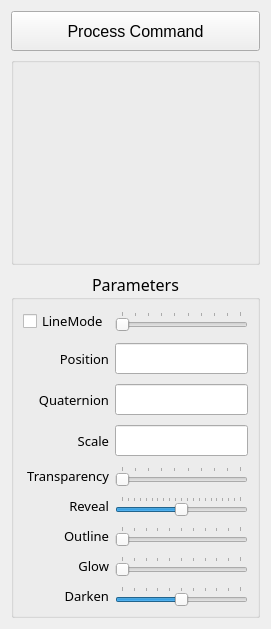
<?xml version="1.0" encoding="UTF-8"?>
<ui version="4.0">
 <class>MeshInfoWidget</class>
 <widget class="QWidget" name="MeshInfoWidget">
  <property name="geometry">
   <rect>
    <x>0</x>
    <y>0</y>
    <width>271</width>
    <height>629</height>
   </rect>
  </property>
  <property name="font">
   <font>
    <family>MS Reference Sans Serif</family>
    <pointsize>12</pointsize>
   </font>
  </property>
  <property name="windowTitle">
   <string>Mesh Information</string>
  </property>
  <layout class="QVBoxLayout" name="verticalLayout">
   <item>
    <layout class="QHBoxLayout" name="horizontalLayout">
     <item>
      <widget class="QPushButton" name="Command">
       <property name="minimumSize">
        <size>
         <width>0</width>
         <height>40</height>
        </size>
       </property>
       <property name="font">
        <font>
         <family>Microsoft Sans Serif</family>
         <pointsize>12</pointsize>
         <weight>50</weight>
         <bold>false</bold>
        </font>
       </property>
       <property name="toolTip">
        <string>&lt;html&gt;&lt;head/&gt;&lt;body&gt;&lt;p&gt;&lt;span style=&quot; font-size:10pt;&quot;&gt;Opens Command Dialog&lt;/span&gt;&lt;/p&gt;&lt;p&gt;&lt;span style=&quot; font-size:10pt;&quot;&gt;When no surface mesh is selcted, the command dialog allows for commands that are applied to all the surface meshes.&lt;/span&gt;&lt;/p&gt;&lt;p&gt;&lt;span style=&quot; font-size:10pt;&quot;&gt;When a surface mesh is selected, the command dialog allows for commands the are applied to the selected mesh.&lt;/span&gt;&lt;/p&gt;&lt;/body&gt;&lt;/html&gt;</string>
       </property>
       <property name="whatsThis">
        <string/>
       </property>
       <property name="text">
        <string>Process Command</string>
       </property>
      </widget>
     </item>
    </layout>
   </item>
   <item>
    <widget class="QGroupBox" name="MeshList">
     <property name="toolTip">
      <string>&lt;html&gt;&lt;head/&gt;&lt;body&gt;&lt;p&gt;&lt;span style=&quot; font-size:10pt;&quot;&gt;List of all the surface meshes in the scene.&lt;/span&gt;&lt;/p&gt;&lt;p&gt;&lt;span style=&quot; font-size:10pt;&quot;&gt;Click on the mesh name to select.&lt;/span&gt;&lt;/p&gt;&lt;p&gt;&lt;span style=&quot; font-size:10pt;&quot;&gt;Right click on the mesh name to show additional options.&lt;/span&gt;&lt;/p&gt;&lt;p&gt;&lt;span style=&quot; font-size:10pt;&quot;&gt;Click on the cell under V column to show/hide the mesh.  Click on the V header to switch visibility for all the meshes.&lt;/span&gt;&lt;/p&gt;&lt;p&gt;&lt;span style=&quot; font-size:10pt;&quot;&gt;Click on the cell under X column to enable/disable clipping for the mesh.  Click the X header to switch clipping for all the meshes.&lt;/span&gt;&lt;/p&gt;&lt;p&gt;&lt;span style=&quot; font-size:10pt;&quot;&gt;Click on the cell under C column to change colour.  Click on the C header to change colour for all the meshes.&lt;/span&gt;&lt;/p&gt;&lt;p&gt;&lt;span style=&quot; font-size:10pt;&quot;&gt;Click on the cell under Mat column to change Material.  Click on Mat header to change material for all the meshes.&lt;/span&gt;&lt;/p&gt;&lt;p&gt;&lt;span style=&quot; font-size:10pt;&quot;&gt;Click on the cell under Blend column to change blending of material with mesh colour.&lt;/span&gt;&lt;/p&gt;&lt;/body&gt;&lt;/html&gt;</string>
     </property>
     <property name="title">
      <string/>
     </property>
    </widget>
   </item>
   <item>
    <widget class="QGroupBox" name="MeshParamBox">
     <property name="font">
      <font>
       <family>MS Reference Sans Serif</family>
       <pointsize>12</pointsize>
      </font>
     </property>
     <property name="title">
      <string>Parameters</string>
     </property>
     <property name="alignment">
      <set>Qt::AlignCenter</set>
     </property>
     <property name="checkable">
      <bool>false</bool>
     </property>
     <layout class="QGridLayout" name="gridLayout">
      <property name="verticalSpacing">
       <number>10</number>
      </property>
      <item row="7" column="1">
       <widget class="QSlider" name="outline">
        <property name="toolTip">
         <string>&lt;html&gt;&lt;head/&gt;&lt;body&gt;&lt;p&gt;&lt;span style=&quot; font-size:10pt;&quot;&gt;Values between 0.0 and 1.0.&lt;/span&gt;&lt;/p&gt;&lt;/body&gt;&lt;/html&gt;</string>
        </property>
        <property name="maximum">
         <number>10</number>
        </property>
        <property name="pageStep">
         <number>5</number>
        </property>
        <property name="orientation">
         <enum>Qt::Horizontal</enum>
        </property>
        <property name="invertedAppearance">
         <bool>false</bool>
        </property>
        <property name="invertedControls">
         <bool>false</bool>
        </property>
        <property name="tickPosition">
         <enum>QSlider::TicksAbove</enum>
        </property>
        <property name="tickInterval">
         <number>1</number>
        </property>
       </widget>
      </item>
      <item row="2" column="0">
       <widget class="QLabel" name="label_pos">
        <property name="font">
         <font>
          <family>MS Reference Sans Serif</family>
          <pointsize>10</pointsize>
         </font>
        </property>
        <property name="text">
         <string>Position</string>
        </property>
        <property name="alignment">
         <set>Qt::AlignRight|Qt::AlignTrailing|Qt::AlignVCenter</set>
        </property>
       </widget>
      </item>
      <item row="2" column="1">
       <widget class="QLineEdit" name="position">
        <property name="font">
         <font>
          <family>MS Reference Sans Serif</family>
          <pointsize>12</pointsize>
         </font>
        </property>
       </widget>
      </item>
      <item row="5" column="1">
       <widget class="QSlider" name="transparency">
        <property name="toolTip">
         <string>&lt;html&gt;&lt;head/&gt;&lt;body&gt;&lt;p&gt;&lt;span style=&quot; font-size:10pt;&quot;&gt;Values between 0.0 and 1.0.&lt;/span&gt;&lt;/p&gt;&lt;/body&gt;&lt;/html&gt;</string>
        </property>
        <property name="minimum">
         <number>1</number>
        </property>
        <property name="maximum">
         <number>10</number>
        </property>
        <property name="pageStep">
         <number>5</number>
        </property>
        <property name="orientation">
         <enum>Qt::Horizontal</enum>
        </property>
        <property name="invertedAppearance">
         <bool>false</bool>
        </property>
        <property name="invertedControls">
         <bool>false</bool>
        </property>
        <property name="tickPosition">
         <enum>QSlider::TicksAbove</enum>
        </property>
        <property name="tickInterval">
         <number>1</number>
        </property>
       </widget>
      </item>
      <item row="6" column="1">
       <widget class="QSlider" name="reveal">
        <property name="toolTip">
         <string>&lt;html&gt;&lt;head/&gt;&lt;body&gt;&lt;p&gt;&lt;span style=&quot; font-size:10pt;&quot;&gt;Values between -1.0 and 1.0.&lt;/span&gt;&lt;/p&gt;&lt;p&gt;&lt;span style=&quot; font-size:10pt;&quot;&gt;Default value is 0.0 - normal surface display&lt;/span&gt;&lt;/p&gt;&lt;/body&gt;&lt;/html&gt;</string>
        </property>
        <property name="minimum">
         <number>-10</number>
        </property>
        <property name="maximum">
         <number>10</number>
        </property>
        <property name="pageStep">
         <number>5</number>
        </property>
        <property name="orientation">
         <enum>Qt::Horizontal</enum>
        </property>
        <property name="invertedAppearance">
         <bool>false</bool>
        </property>
        <property name="invertedControls">
         <bool>false</bool>
        </property>
        <property name="tickPosition">
         <enum>QSlider::TicksAbove</enum>
        </property>
        <property name="tickInterval">
         <number>1</number>
        </property>
       </widget>
      </item>
      <item row="5" column="0">
       <widget class="QLabel" name="label_transparency">
        <property name="font">
         <font>
          <family>MS Reference Sans Serif</family>
          <pointsize>10</pointsize>
         </font>
        </property>
        <property name="toolTip">
         <string>&lt;html&gt;&lt;head/&gt;&lt;body&gt;&lt;p&gt;&lt;span style=&quot; font-size:10pt;&quot;&gt;Transparency [0.1, 1.0]&lt;/span&gt;&lt;/p&gt;&lt;p&gt;&lt;span style=&quot; font-size:10pt;&quot;&gt;Transparency of surface when Reveal is less than 0.0 or&lt;/span&gt;&lt;/p&gt;&lt;p&gt;&lt;span style=&quot; font-size:10pt;&quot;&gt;Outline is greater than 0.0&lt;/span&gt;&lt;/p&gt;&lt;/body&gt;&lt;/html&gt;</string>
        </property>
        <property name="text">
         <string>Transparency</string>
        </property>
        <property name="alignment">
         <set>Qt::AlignRight|Qt::AlignTrailing|Qt::AlignVCenter</set>
        </property>
       </widget>
      </item>
      <item row="8" column="0">
       <widget class="QLabel" name="label_glow">
        <property name="font">
         <font>
          <family>MS Reference Sans Serif</family>
          <pointsize>10</pointsize>
         </font>
        </property>
        <property name="toolTip">
         <string>&lt;html&gt;&lt;head/&gt;&lt;body&gt;&lt;p&gt;&lt;span style=&quot; font-size:10pt;&quot;&gt;Glow [0.0, 5.0]&lt;/span&gt;&lt;/p&gt;&lt;p&gt;&lt;span style=&quot; font-size:10pt;&quot;&gt;Glow the surface.&lt;/span&gt;&lt;/p&gt;&lt;p&gt;&lt;span style=&quot; font-size:10pt;&quot;&gt;Higher values indicate higher luminance.&lt;/span&gt;&lt;/p&gt;&lt;/body&gt;&lt;/html&gt;</string>
        </property>
        <property name="text">
         <string>Glow</string>
        </property>
        <property name="alignment">
         <set>Qt::AlignRight|Qt::AlignTrailing|Qt::AlignVCenter</set>
        </property>
       </widget>
      </item>
      <item row="4" column="0">
       <widget class="QLabel" name="label_scale">
        <property name="font">
         <font>
          <family>MS Reference Sans Serif</family>
          <pointsize>10</pointsize>
         </font>
        </property>
        <property name="text">
         <string>Scale</string>
        </property>
        <property name="alignment">
         <set>Qt::AlignRight|Qt::AlignTrailing|Qt::AlignVCenter</set>
        </property>
       </widget>
      </item>
      <item row="9" column="1">
       <widget class="QSlider" name="darken">
        <property name="toolTip">
         <string>&lt;html&gt;&lt;head/&gt;&lt;body&gt;&lt;p&gt;&lt;span style=&quot; font-size:10pt;&quot;&gt;Values between 0.0 and 1.0.&lt;/span&gt;&lt;/p&gt;&lt;/body&gt;&lt;/html&gt;</string>
        </property>
        <property name="maximum">
         <number>10</number>
        </property>
        <property name="pageStep">
         <number>5</number>
        </property>
        <property name="value">
         <number>5</number>
        </property>
        <property name="orientation">
         <enum>Qt::Horizontal</enum>
        </property>
        <property name="invertedAppearance">
         <bool>false</bool>
        </property>
        <property name="invertedControls">
         <bool>false</bool>
        </property>
        <property name="tickPosition">
         <enum>QSlider::TicksAbove</enum>
        </property>
        <property name="tickInterval">
         <number>1</number>
        </property>
       </widget>
      </item>
      <item row="3" column="1">
       <widget class="QLineEdit" name="rotation">
        <property name="font">
         <font>
          <family>MS Reference Sans Serif</family>
          <pointsize>12</pointsize>
         </font>
        </property>
       </widget>
      </item>
      <item row="3" column="0">
       <widget class="QLabel" name="label_rot">
        <property name="font">
         <font>
          <family>MS Reference Sans Serif</family>
          <pointsize>10</pointsize>
         </font>
        </property>
        <property name="text">
         <string>Quaternion</string>
        </property>
        <property name="alignment">
         <set>Qt::AlignRight|Qt::AlignTrailing|Qt::AlignVCenter</set>
        </property>
       </widget>
      </item>
      <item row="4" column="1">
       <widget class="QLineEdit" name="scale">
        <property name="font">
         <font>
          <family>MS Reference Sans Serif</family>
          <pointsize>12</pointsize>
         </font>
        </property>
       </widget>
      </item>
      <item row="6" column="0">
       <widget class="QLabel" name="label_reveal">
        <property name="font">
         <font>
          <family>MS Reference Sans Serif</family>
          <pointsize>10</pointsize>
         </font>
        </property>
        <property name="toolTip">
         <string>&lt;html&gt;&lt;head/&gt;&lt;body&gt;&lt;p&gt;&lt;span style=&quot; font-size:10pt;&quot;&gt;Reveal [-1.0, 1.0]&lt;/span&gt;&lt;/p&gt;&lt;p&gt;&lt;span style=&quot; font-size:10pt;&quot;&gt;Reveal internal structure.&lt;/span&gt;&lt;/p&gt;&lt;p&gt;&lt;span style=&quot; font-size:10pt;&quot;&gt;Default value is 0.0.&lt;/span&gt;&lt;/p&gt;&lt;p&gt;&lt;span style=&quot; font-size:10pt;&quot;&gt;Reveal = 0.0, default surface display.&lt;/span&gt;&lt;/p&gt;&lt;p&gt;&lt;span style=&quot; font-size:10pt;&quot;&gt;Reveal &amp;gt; 0.0, front facing surface is removed.&lt;/span&gt;&lt;/p&gt;&lt;p&gt;&lt;span style=&quot; font-size:10pt;&quot;&gt;Reveal &amp;lt; 0.0, front and back facing surfaces are made transparent.&lt;/span&gt;&lt;/p&gt;&lt;p&gt;&lt;span style=&quot; font-size:10pt;&quot;&gt;The transparency of the surface is controlled by Transparency parameter.&lt;/span&gt;&lt;/p&gt;&lt;/body&gt;&lt;/html&gt;</string>
        </property>
        <property name="text">
         <string>Reveal</string>
        </property>
        <property name="alignment">
         <set>Qt::AlignRight|Qt::AlignTrailing|Qt::AlignVCenter</set>
        </property>
       </widget>
      </item>
      <item row="7" column="0">
       <widget class="QLabel" name="label_outline">
        <property name="font">
         <font>
          <family>MS Reference Sans Serif</family>
          <pointsize>10</pointsize>
         </font>
        </property>
        <property name="toolTip">
         <string>&lt;html&gt;&lt;head/&gt;&lt;body&gt;&lt;p&gt;&lt;span style=&quot; font-size:10pt;&quot;&gt;Outline [0.0, 1.0]&lt;/span&gt;&lt;/p&gt;&lt;p&gt;&lt;span style=&quot; font-size:10pt;&quot;&gt;Draws the surface outline.&lt;/span&gt;&lt;/p&gt;&lt;p&gt;&lt;span style=&quot; font-size:10pt;&quot;&gt;The transparency of the surface is controlled by Transparency parameter.&lt;/span&gt;&lt;/p&gt;&lt;/body&gt;&lt;/html&gt;</string>
        </property>
        <property name="text">
         <string>Outline</string>
        </property>
        <property name="alignment">
         <set>Qt::AlignRight|Qt::AlignTrailing|Qt::AlignVCenter</set>
        </property>
       </widget>
      </item>
      <item row="9" column="0">
       <widget class="QLabel" name="label_darken">
        <property name="font">
         <font>
          <family>MS Reference Sans Serif</family>
          <pointsize>10</pointsize>
         </font>
        </property>
        <property name="toolTip">
         <string>&lt;html&gt;&lt;head/&gt;&lt;body&gt;&lt;p&gt;&lt;span style=&quot; font-size:10pt;&quot;&gt;Darken [0.0, 1.0]&lt;/span&gt;&lt;/p&gt;&lt;p&gt;&lt;span style=&quot; font-size:10pt;&quot;&gt;Make surface darker when any other surface has Glow parameter greater than 0.0.&lt;/span&gt;&lt;/p&gt;&lt;p&gt;&lt;span style=&quot; font-size:10pt;&quot;&gt;0.0 is do not darken, 1.0 make it desaturated and dark.&lt;/span&gt;&lt;/p&gt;&lt;/body&gt;&lt;/html&gt;</string>
        </property>
        <property name="text">
         <string>Darken</string>
        </property>
        <property name="alignment">
         <set>Qt::AlignRight|Qt::AlignTrailing|Qt::AlignVCenter</set>
        </property>
       </widget>
      </item>
      <item row="8" column="1">
       <widget class="QSlider" name="glow">
        <property name="toolTip">
         <string>&lt;html&gt;&lt;head/&gt;&lt;body&gt;&lt;p&gt;&lt;span style=&quot; font-size:10pt;&quot;&gt;Values between 0.0 and 1.0.&lt;/span&gt;&lt;/p&gt;&lt;/body&gt;&lt;/html&gt;</string>
        </property>
        <property name="maximum">
         <number>10</number>
        </property>
        <property name="pageStep">
         <number>1</number>
        </property>
        <property name="orientation">
         <enum>Qt::Horizontal</enum>
        </property>
        <property name="invertedAppearance">
         <bool>false</bool>
        </property>
        <property name="invertedControls">
         <bool>false</bool>
        </property>
        <property name="tickPosition">
         <enum>QSlider::TicksAbove</enum>
        </property>
        <property name="tickInterval">
         <number>1</number>
        </property>
       </widget>
      </item>
      <item row="1" column="1">
       <widget class="QSlider" name="linewidth">
        <property name="enabled">
         <bool>true</bool>
        </property>
        <property name="toolTip">
         <string>&lt;html&gt;&lt;head/&gt;&lt;body&gt;&lt;p&gt;&lt;span style=&quot; font-size:10pt;&quot;&gt;Linewidth values between 1.0 and 10.0.&lt;/span&gt;&lt;/p&gt;&lt;/body&gt;&lt;/html&gt;</string>
        </property>
        <property name="minimum">
         <number>1</number>
        </property>
        <property name="maximum">
         <number>10</number>
        </property>
        <property name="pageStep">
         <number>1</number>
        </property>
        <property name="orientation">
         <enum>Qt::Horizontal</enum>
        </property>
        <property name="tickPosition">
         <enum>QSlider::TicksAbove</enum>
        </property>
       </widget>
      </item>
      <item row="1" column="0">
       <widget class="QCheckBox" name="linemode">
        <property name="font">
         <font>
          <family>MS Reference Sans Serif</family>
          <pointsize>10</pointsize>
         </font>
        </property>
        <property name="text">
         <string>LineMode</string>
        </property>
       </widget>
      </item>
     </layout>
    </widget>
   </item>
  </layout>
 </widget>
 <resources/>
 <connections>
  <connection>
   <sender>linemode</sender>
   <signal>toggled(bool)</signal>
   <receiver>linewidth</receiver>
   <slot>setVisible(bool)</slot>
   <hints>
    <hint type="sourcelabel">
     <x>62</x>
     <y>369</y>
    </hint>
    <hint type="destinationlabel">
     <x>123</x>
     <y>361</y>
    </hint>
   </hints>
  </connection>
 </connections>
</ui>
